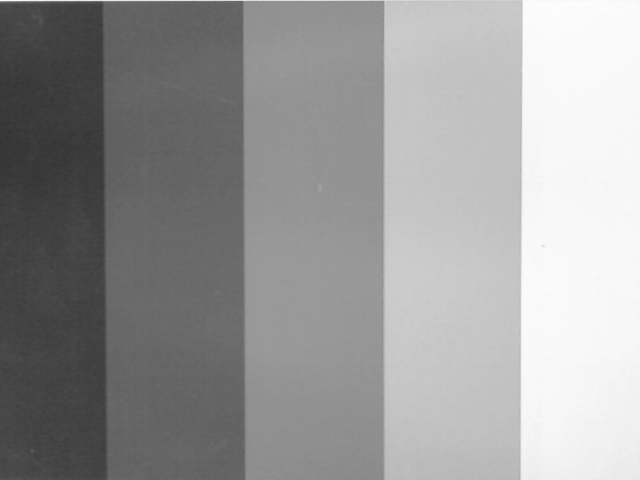
#> input picture VersuchNr2/bildaufnahmen/grauwertkeil.png, 640 x 480 px, found by its file name
$ jupyter execute versuch2.ipynb
#> lines starting #> are read from the running program, lines starting #| are printed output that depends on the picture; long printed decimals are rounded
[cell 1]
import cv2
import numpy
import numpy as np

[cell 2]
img = cv2.imread(r".\bildaufnahmen\grauwertkeil.png")
#> img is the input picture: shape (480, 640, 3); min 50, max 253, mean 153.1
grauwertkeil = cv2.cvtColor(img, cv2.COLOR_RGB2GRAY)
grauwertkeil = grauwertkeil.astype(numpy.float32)


# Aufbau der beiden Arrays: alle ungeraden Werte sind Startwerte eines Bereichs,
# die geraden die zugehörigen Endwerte
topRow = []
bottomRow = []

# erste Startwerte für oberste und unterste Reihe speichern
topRow.append(5)
bottomRow.append(5)

# topRow füllen
i = 80
while i < len(grauwertkeil[0]):
    if i + 10 < len(grauwertkeil[0]):
        if int(grauwertkeil[0][i + 10]) - int(grauwertkeil[0][i]) >= 20:
            topRow.append(i)  # Endwert speichern
            i += 15
            topRow.append(i)  # neuen Startwert speichern
    i += 1
#> this loop made 545 passes
#> i on passes 1 to 12: 81, 82, 83, 84, 85, 86, 87, 88, 89, 90, 91, 92
#> after the loop, i = 640; topRow = [5, 513, 528]
topRow.append(len(grauwertkeil[0]) - 5)

# bottomRow füllen
i = 0
while i < len(grauwertkeil[len(grauwertkeil) - 1]):
    if i + 10 < len(grauwertkeil[len(grauwertkeil) - 1]):
        if int(grauwertkeil[len(grauwertkeil) - 1][i + 10]) - int(grauwertkeil[len(grauwertkeil) - 1][i]) >= 20:
            bottomRow.append(i)  # Endwert speichern
            i += 15
            bottomRow.append(i)  # neuen Startwert speichern
    i += 1
#> this loop made 580 passes
#> i on passes 1 to 12: 1, 2, 3, 4, 5, 6, 7, 8, 9, 10, 11, 12
#> after the loop, bottomRow = [5, 97, 112, 235, 250, 374, 389, 510, 525]; i = 640
bottomRow.append(len(grauwertkeil[len(grauwertkeil) - 1]) - 5)

xValues = []
for i in range(len(topRow)):
    if i % 2 == 0:
        xValues.append(topRow[i] if topRow[i] > bottomRow[i] else bottomRow[i])
    else:
        xValues.append(topRow[i] if topRow[i] < bottomRow[i] else bottomRow[i])
#> this loop made 4 passes
#> after the loop, xValues = [5, 97, 528, 235]

print("TopRow:\n{}".format(topRow))
#| TopRow:
#| [5, 513, 528, 635]
print("BottomRow:\n{}".format(bottomRow))
#| BottomRow:
#| [5, 97, 112, 235, 250, 374, 389, 510, 525, 635]
print("xValues:\n{}".format(xValues))
#| xValues:
#| [5, 97, 528, 235]

ROI_number = 0
yTop = 5
yBottom = len(grauwertkeil) - 5
#> yBottom = 475
subPicsMean = []
subPicsStd = []
i = 0
while i < len(xValues):
    ROI = grauwertkeil[yTop:yBottom, xValues[i]:xValues[i + 1]]
    subPicsMean.append(np.mean(ROI))
    subPicsStd.append(np.std(ROI, ddof=1))
    cv2.imwrite('SubPic_{}.png'.format(ROI_number), ROI)
    ROI_number += 1
    i += 2
#> this loop made 2 passes
#> (ROI_number, i) on passes 1 to 2: (1, 2), (2, 4)
#> pass 1, `ROI = grauwertkeil[yTop:yBottom, xValues[i]:xValues[i + 1]]`:
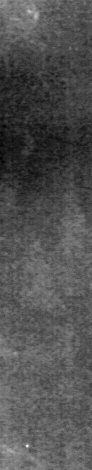
#> ROI: shape (470, 92) float32; min 51, max 95, mean 65.1; drawn with min black and max white
#> pass 1, `cv2.imwrite('SubPic_{}.png'.format(ROI_number), ROI)`:
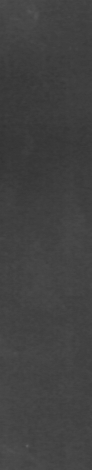
#> saved as SubPic_0.png: shape (470, 92); min 51, max 95, mean 65.1
#> after the loop, ROI_number = 2; i = 4; subPicsMean = [65.13, nan]; subPicsStd = [4.64, nan]

print("Mittelwerte SubPics:\n{}".format(subPicsMean))
#| Mittelwerte SubPics:
#| [65.132, nan]
print("Standardabweichung SubPics:\n{}".format(subPicsStd))
#| Standardabweichung SubPics:
#| [4.644, nan]


def bildKontrastMaximiert(img, filename):
    imgCorrected = np.zeros(shape=(len(img), len(img[0])))
    min = np.min(img)
    max = np.max(img)
    for i in range(480):
        for j in range(640):
            imgCorrected[i][j] = img[i][j] - min
            if max > min:
                imgCorrected[i][j] = imgCorrected[i][j] * (255 / (max - min))
            else:
                imgCorrected[i][j] = imgCorrected[i][j] * 255

    cv2.imwrite('{}.png'.format(filename), imgCorrected)
    print("{}.png gespeichert".format(filename))

    count = 0
    for i in range(len(img)):
        for j in range(len(img[0])):
            if img[i][j] == imgCorrected[i][j]:
                count += 1
    print("Counter: {}".format(count))
    return imgCorrected
